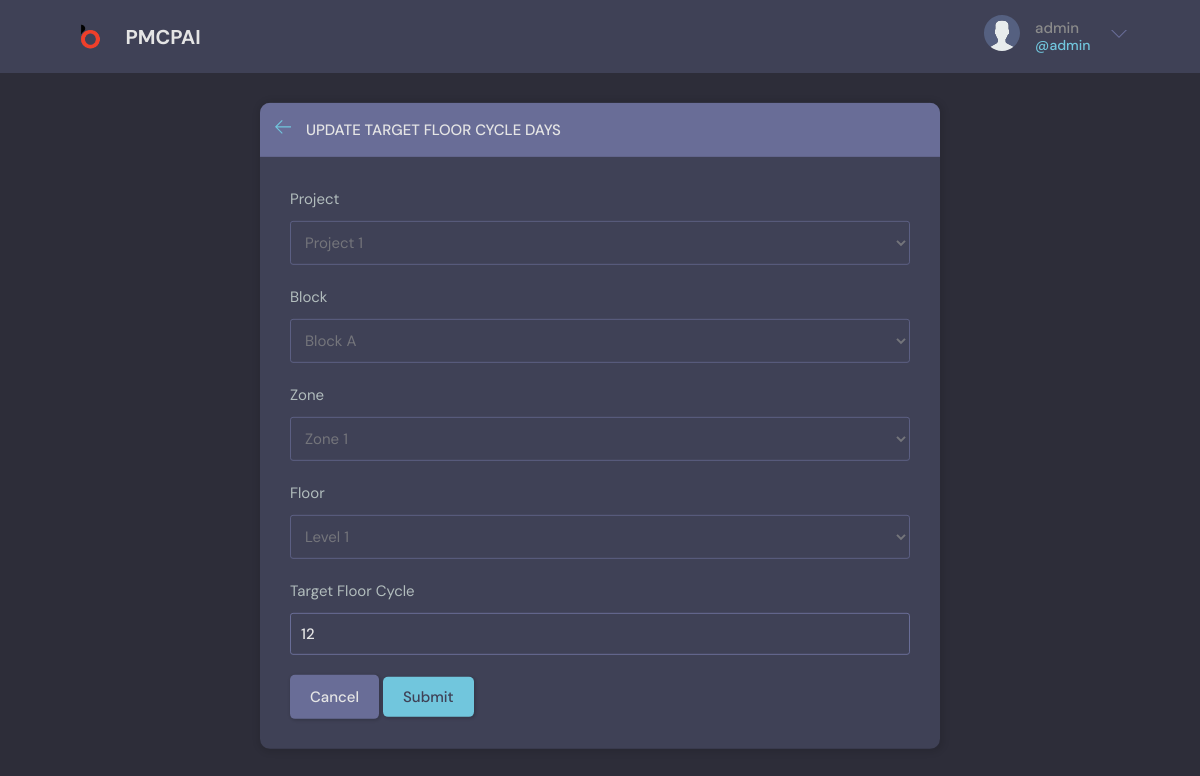
The app's page /update-targetfloor/25/ (signed in) with its own data.
### base/models.py (models this page shows, shortened)
class TargetFloor(models.Model):
    project = models.ForeignKey(
        Project, related_name='targetfloors', on_delete=models.CASCADE)
    block = models.ForeignKey(Block, on_delete=models.CASCADE)
    zone = models.ForeignKey(Zone, on_delete=models.CASCADE)
    floor = models.ForeignKey(Floor, on_delete=models.CASCADE)
    target_due_date = models.DateField()
    target_progress_percentage = models.PositiveIntegerField(default=0)
    target_floor_cycle = models.PositiveIntegerField(default=1)
    updated = models.DateTimeField(auto_now=True)
    created = models.DateTimeField(auto_now_add=True)
    class Meta:
        ordering = ['floor__pk', '-updated', '-created']

### base/views.py (the view, shortened to what this page needs)
@login_required(login_url='login')
def updateTargetFloor(request, pk):
    page = 'update_targetfloor'
    targetfloor = TargetFloor.objects.get(id=pk)
    projects = Project.objects.get(id=targetfloor.project.pk)
    blocks = projects.projectblocks.filter(id=targetfloor.block.pk)
    zones = projects.projectzones.filter(id=targetfloor.zone.pk)
    floors = projects.projectfloors.all()
    form = UpdateTargetFloorForm(instance=targetfloor)
    context = {'form': form, 'targetfloor': targetfloor, 'page': page}
    return render(request, 'base/targetfloor_form.html', context)

### base/forms.py
class UpdateTargetFloorForm(ModelForm):
    class Meta:
        model = TargetFloor
        fields = '__all__'
        exclude = ("target_due_date", "target_progress_percentage",)
    def __init__(self, *args, **kwargs):
        super().__init__(*args, **kwargs)
        self.fields["project"].disabled = True
        self.fields["block"].disabled = True
        self.fields["zone"].disabled = True
        self.fields["floor"].disabled = True

### base/models.py (called while the page is built)
    def __str__(self):
        return self.project_name

    def __str__(self):
        return (self.block_name)

    def __str__(self):
        return (self.zone_name)

    def __str__(self):
        return (self.floor_name)

### base/templates/base/targetfloor_form.html (shortened to what this page needs)
{% extends 'main.html' %}
{% block content %}
<main class="update-account layout">
    <div class="container">
        <div class="layout__box">
            <div class="layout__boxHeader">
                <div class="layout__boxTitle">
                    <a href="{{request.META.HTTP_REFERER}}">
                        <svg version="1.1" xmlns="http://www.w3.org/2000/svg" width="32" height="32"
                            viewBox="0 0 32 32">
                            <title>arrow-left</title>
                            <path
                                d="M13.723 2.286l-13.723 13.714 13.719 13.714 1.616-1.611-10.96-10.96h27.625v-2.286h-27.625l10.965-10.965-1.616-1.607z">
                            </path>
                        </svg>
                    </a>
                    <h3>Update Target Floor Cycle Days</h3>
                </div>
            </div>
            <div class="layout__body">
                {% if page == 'update_targetfloor' %}
                <form method="POST" id="targetFloorForm" action="" blocks-url="{% url 'load-blocks' %}"
                    zones-url="{% url 'load-zones' %}" floors-url="{% url 'load-floors' %}">
                    <div class="form__group">
                        <label for="room_name">Project</label>
                        {{form.project}}
                    </div>
                    <div class="form__group">
                        <label for="room_name">Block</label>
                        {{form.block}}
                    </div>
                    <div class="form__group">
                        <label for="room_name">Zone</label>
                        {{form.zone}}
                    </div>
                    <div class="form__group">
                        <label for="room_name">Floor</label>
                        {{form.floor}}
                    </div>
                    <div class="form__group">
                        <label for="room_name">Target Floor Cycle</label>
                        {{form.target_floor_cycle}}
                    </div>
                    <a class="btn btn--dark" href="{{request.META.HTTP_REFERER}}">Cancel</a>
                    <button class="btn btn--main" type="submit">Submit</button>
                </form>
                {% endif %}
            </div>
        </div>
    </div>
</main>
{% endblock %}

### templates/navbar.html (shortened to what this page needs)
{% load static %}
<header class="header header--loggedIn">
    <div class="container">
        <a href="{% url 'home' %}" class="header__logo">
            <img src="{% static 'images/logo.png' %}" />
            <h1>PMCPAI&nbsp;&nbsp;&nbsp;&nbsp;&nbsp;&nbsp;&nbsp;</h1>
        </a>
        {% url 'home' as home %}
        <nav class="header__menu">
            {% if request.user.is_authenticated %}
            <div class="header__user">
                <a href="#">
                    <div>
                        <img src="{% static 'images/avatar.svg' %}" />
                    </div>
                    <p>{{request.user.username}} <span>@{{request.user.username}}</span></p>
                </a>
                <button class="dropdown-button">
                    <svg version="1.1" xmlns="http://www.w3.org/2000/svg" width="32" height="32" viewBox="0 0 32 32">
                        <title>chevron-down</title>
                        <path d="M16 21l-13-13h-3l16 16 16-16h-3l-13 13z"></path>
                    </svg>
                </button>
            </div>
            {% else %}
            <a href="{% url 'login' %}">
                <img src="{% static 'images/avatar.svg' %}" />
                <p>Login</p>
            </a>
            {% endif %}
        </nav>
    </div>
</header>

### static/styles/style.css (style rules this page uses)
:root { --color-main: #71c6dd; --color-main-light: #e1f6fb; --color-dark: #3f4156; --color-dark-medium: #51546e; --color-dark-light: #696d97; --color-light: #e5e5e5; --color-gray: #8b8b8b; --color-light-gray: #b2bdbd; --color-bg: #2d2d39; --color-success: #5dd693; --color-error: #fc4b0b; }
* { font-family: "DM Sans", -apple-system, BlinkMacSystemFont, "Segoe UI", Roboto, Oxygen, Ubuntu, Cantarell, "Open Sans", "Helvetica Neue", sans-serif; margin: 0; padding: 0; box-sizing: border-box; text-rendering: optimizeLegibility; font-size: inherit; }
html { font-size: 56.25%; }
@media only screen and (min-width: 1200px) { html { font-size: 62.5%; } }
body { line-height: 1.6; font-weight: 400; font-size: 1.5rem; color: var(--color-light-gray); background-color: var(--color-bg); min-height: 100vh; }
img { width: 100%; }
a { display: inline-block; color: var(--color-main); text-decoration: none; }
.container { max-width: 120rem; width: 90%; margin: auto; }
.btn { background-color: transparent; border: none; display: inline-flex; align-items: center; gap: 1rem; cursor: pointer; transition: all ease-in-out 0.3s; padding: 1rem 2rem; border-radius: 5px; box-shadow: 1px 1px 3px 1px rgba(0, 0, 0, 0.15); font-weight: 500; }
.btn--main { background-color: var(--color-main); color: var(--color-dark); }
.btn--dark { background-color: var(--color-dark-light); color: var(--color-light); }
.header { padding: 1.5rem; background-color: var(--color-dark); }
.header>.container { display: flex; gap: 9.5rem; }
.header__logo, .header__user { display: flex; gap: 2rem; align-items: center; }
.header__logo>img { height: 3.2rem; width: 3.2rem; }
.header__logo>h1 { font-weight: 700; font-size: 2rem; color: var(--color-light); }
.header__menu { margin-left: auto; position: relative; }
.header__menu a { display: flex; gap: 1.5rem; align-items: center; font-weight: 500; text-decoration: none; color: var(--color-gray); }
.header__menu img { height: 3.6rem; }
.header__menu p { line-height: 1.2; }
.header__menu span { color: var(--color-main); font-weight: 500; font-size: 1.4rem; display: block; }
.header__menu svg { width: 1.6rem; height: 1.6rem; fill: var(--color-dark-light); }
.dropdown-button { background: transparent; border: 0; outline: 0; cursor: pointer; }
.layout { margin-top: 2.4rem; }
.layout>.container { display: flex; justify-content: space-between; align-items: flex-start; }
.layout__box { width: 90%; max-width: 48rem; min-height: 40rem; position: absolute; top: 50%; left: 50%; transform: translate(-50%, -46%); background-color: var(--color-dark); border-radius: 1rem; box-shadow: 1px 1px 6px 3px rgba(0, 0, 0, 0.1); overflow: hidden; }
.layout__boxHeader { display: flex; padding: 1.5rem; background-color: var(--color-dark-light); }
.layout__boxTitle { display: flex; gap: 1.5rem; align-items: center; }
.layout__boxTitle h3 { text-transform: uppercase; font-weight: 500; color: var(--color-light); }
.layout__boxTitle svg { width: 1.6rem; height: 1.6rem; fill: var(--color-main); }
.layout__body { margin: 3rem; }
.form__group { margin-bottom: 2rem; width: 100%; }
.form__group label { display: block; font-size: 1.5rem; margin-bottom: 1rem; }
.form__group input, .form__group textarea, .form__group select { background: transparent; border: 1px solid var(--color-dark-light); padding: 1rem; border-radius: 3px; width: 100%; color: var(--color-light); font-weight: 500; outline: none; }
.form__group select { color: var(--color-gray); font-weight: 400; }
.form__group select option { background-color: var(--color-dark-light); color: var(--color-light); padding: 0 10rem; }
.update-account.layout .layout__box { max-width: 68rem; }

### records on screen
TargetFloor: project "Project 1", block "Block A", zone "Zone 1", floor "Level 1", target_floor_cycle "12"

### other values on screen
{{ request.user.username }} "admin"
